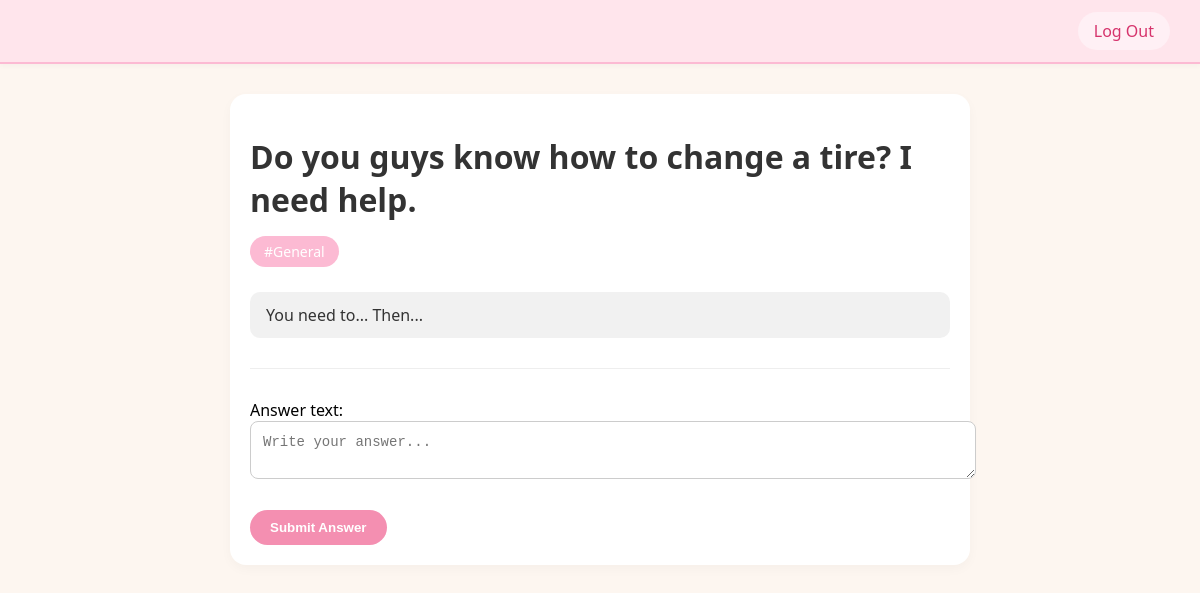
The app's page /5/ with its own data.
### topics/models.py (models this page shows, shortened)
class Question(models.Model):
    TAG_CHOICES = [
    ('daily_life', 'Daily Life'),
    ('sports', 'Sports'),
    ('hobbies', 'Hobbies'),
    ('technology', 'Technology'),
    ('education_career', 'Education and Career'),
    ('health_fitness', 'Health and Fitness'),
    ('travel', 'Travel'),
    ('entertainment', 'Entertainment'),
    ('food_cooking', 'Food and Cooking'),
    ('music_arts', 'Music and Arts'),
    ('books_literature', 'Books and Literature'),
    ('relationships', 'Relationships'),
    ('gaming', 'Gaming'),
    ('science_nature', 'Science and Nature'),
    ('other', 'Other'),
]
    question_text = models.TextField()
    tag = models.CharField(max_length=30, choices=TAG_CHOICES)
    pub_date = models.DateTimeField("date published", default=timezone.now)

class Answer(models.Model):
    question = models.ForeignKey(Question, on_delete=models.CASCADE)
    answer_text = models.TextField()
    created_at = models.DateTimeField(default=timezone.now)

### topics/views.py (the view)
# urls.py: path("<int:question_id>/", views.detail, name="detail"),
def detail(request, question_id):
    question = get_object_or_404(Question, pk=question_id)
    if request.method == 'POST':
        form = AnswerForm(request.POST)
        if form.is_valid():
            answer = form.save(commit=False)
            answer.question = question
            answer.save()
            return redirect('topics:detail', question_id=question.pk)
    else:
        form = AnswerForm()
    return render(request, 'topics/detail.html', {'question': question, 'form': form})

### topics/forms.py
class AnswerForm(forms.ModelForm):
    class Meta:
        model = Answer
        fields = ['answer_text']
        widgets = {
            'answer_text': forms.Textarea(attrs={'rows': 2, 'placeholder': 'Write your answer...'})
        }

### topics/TEMPLATES/Topics/detail.html (shortened to what this page needs)
<!DOCTYPE html>
<html lang="en">
<head>
</head>
<body>
    <div class="navbar">
        <a href="{% url 'topics:logout' %}">Log Out</a>
    </div>
    <div class="container">
        <h1>{{ question.question_text }}</h1>
        <div class="tag-box">#{{ question.tag|capfirst }}</div>
        {% if question.answer_set.all %}
            <ul style="list-style: none; padding: 0; margin-top: 25px;">
                {% for answer in question.answer_set.all %}
                    <li class="answer">{{ answer.answer_text }}</li>
                {% endfor %}
            </ul>
        {% else %}
            <p style="margin-top: 20px;">No answers yet. Be the first to respond!</p>
        {% endif %}
        <hr>
        <form method="POST">
            {{ form.as_p }}
            <button type="submit">Submit Answer</button>
        </form>
    </div>
</body>
</html>

### topics/TEMPLATES/Topics/detail.html (style rules this page uses)
body { font-family: 'Segoe UI', sans-serif; background: #fdf6f0; margin: 0; padding: 0; }
.navbar { background: #ffe5ec; padding: 12px 30px; display: flex; justify-content: flex-end; box-shadow: 0 2px 5px rgba(0, 0, 0, 0.03); border-bottom: 2px solid #fcbad3; }
.navbar a { text-decoration: none; color: #d6336c; background-color: #fff0f5; padding: 8px 16px; border-radius: 20px; font-weight: 500; transition: background 0.3s; }
.container { max-width: 700px; margin: 30px auto; padding: 20px; background: #fff; border-radius: 16px; box-shadow: 0 4px 12px rgba(0,0,0,0.03); }
h1 { color: #333; font-size: 2rem; margin-bottom: 10px; }
.tag-box { display: inline-block; padding: 6px 14px; background-color: #fcbad3; color: #fff; border-radius: 25px; font-weight: 500; font-size: 14px; margin-top: 5px; text-transform: capitalize; }
.answer { background: #f1f1f1; border-radius: 10px; padding: 12px 16px; margin-bottom: 16px; color: #333; }
form { margin-top: 25px; }
textarea { width: 100%; padding: 12px; font-size: 14px; border-radius: 8px; border: 1px solid #ccc; resize: vertical; }
button { margin-top: 10px; padding: 10px 20px; background-color: #f48fb1; color: white; border: none; border-radius: 20px; cursor: pointer; font-weight: bold; }
hr { border: none; border-top: 1px solid #eee; margin: 30px 0; }

### records on screen
Question: question_text "Do you guys know how to change a tire? I need help.", tag "General"
Answer: answer_text "You need to... Then..."
